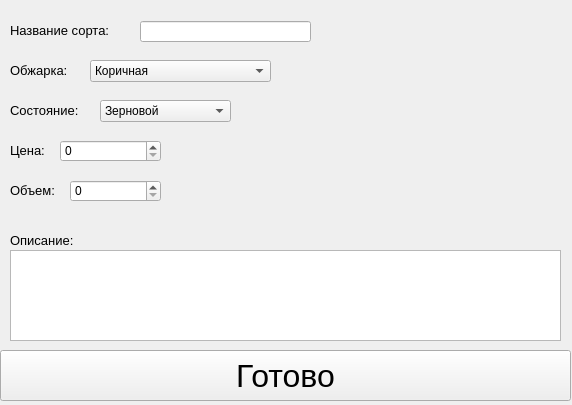
<?xml version="1.0" encoding="UTF-8"?>
<ui version="4.0">
 <class>Form</class>
 <widget class="QWidget" name="Form">
  <property name="geometry">
   <rect>
    <x>0</x>
    <y>0</y>
    <width>572</width>
    <height>405</height>
   </rect>
  </property>
  <property name="windowTitle">
   <string>Form</string>
  </property>
  <widget class="QPushButton" name="pushButton">
   <property name="geometry">
    <rect>
     <x>0</x>
     <y>350</y>
     <width>571</width>
     <height>51</height>
    </rect>
   </property>
   <property name="font">
    <font>
     <pointsize>24</pointsize>
    </font>
   </property>
   <property name="text">
    <string>Готово</string>
   </property>
  </widget>
  <widget class="QPlainTextEdit" name="idesc">
   <property name="geometry">
    <rect>
     <x>10</x>
     <y>250</y>
     <width>551</width>
     <height>91</height>
    </rect>
   </property>
  </widget>
  <widget class="QLabel" name="label">
   <property name="geometry">
    <rect>
     <x>10</x>
     <y>230</y>
     <width>91</width>
     <height>21</height>
    </rect>
   </property>
   <property name="font">
    <font>
     <pointsize>10</pointsize>
    </font>
   </property>
   <property name="text">
    <string>Описание:</string>
   </property>
  </widget>
  <widget class="QLabel" name="label_2">
   <property name="geometry">
    <rect>
     <x>10</x>
     <y>20</y>
     <width>131</width>
     <height>21</height>
    </rect>
   </property>
   <property name="font">
    <font>
     <pointsize>10</pointsize>
    </font>
   </property>
   <property name="text">
    <string>Название сорта:</string>
   </property>
  </widget>
  <widget class="QLabel" name="label_3">
   <property name="geometry">
    <rect>
     <x>10</x>
     <y>60</y>
     <width>81</width>
     <height>21</height>
    </rect>
   </property>
   <property name="font">
    <font>
     <pointsize>10</pointsize>
    </font>
   </property>
   <property name="text">
    <string>Обжарка:</string>
   </property>
  </widget>
  <widget class="QComboBox" name="iroast">
   <property name="geometry">
    <rect>
     <x>90</x>
     <y>60</y>
     <width>181</width>
     <height>22</height>
    </rect>
   </property>
   <item>
    <property name="text">
     <string>Коричная</string>
    </property>
   </item>
   <item>
    <property name="text">
     <string>Новоанглийская</string>
    </property>
   </item>
   <item>
    <property name="text">
     <string>Американская </string>
    </property>
   </item>
   <item>
    <property name="text">
     <string>Городская</string>
    </property>
   </item>
   <item>
    <property name="text">
     <string>Полная городская</string>
    </property>
   </item>
   <item>
    <property name="text">
     <string>Венская </string>
    </property>
   </item>
   <item>
    <property name="text">
     <string>Французская </string>
    </property>
   </item>
   <item>
    <property name="text">
     <string>Испанская </string>
    </property>
   </item>
  </widget>
  <widget class="QLabel" name="label_4">
   <property name="geometry">
    <rect>
     <x>10</x>
     <y>100</y>
     <width>91</width>
     <height>21</height>
    </rect>
   </property>
   <property name="font">
    <font>
     <pointsize>10</pointsize>
    </font>
   </property>
   <property name="text">
    <string>Состояние:</string>
   </property>
  </widget>
  <widget class="QComboBox" name="icond">
   <property name="geometry">
    <rect>
     <x>100</x>
     <y>100</y>
     <width>131</width>
     <height>22</height>
    </rect>
   </property>
   <item>
    <property name="text">
     <string>Зерновой</string>
    </property>
   </item>
   <item>
    <property name="text">
     <string>Молотый</string>
    </property>
   </item>
  </widget>
  <widget class="QLabel" name="label_5">
   <property name="geometry">
    <rect>
     <x>10</x>
     <y>140</y>
     <width>51</width>
     <height>21</height>
    </rect>
   </property>
   <property name="font">
    <font>
     <pointsize>10</pointsize>
    </font>
   </property>
   <property name="text">
    <string>Цена:</string>
   </property>
  </widget>
  <widget class="QSpinBox" name="iprice">
   <property name="geometry">
    <rect>
     <x>60</x>
     <y>140</y>
     <width>101</width>
     <height>22</height>
    </rect>
   </property>
   <property name="maximum">
    <number>1000</number>
   </property>
  </widget>
  <widget class="QLineEdit" name="isort">
   <property name="geometry">
    <rect>
     <x>140</x>
     <y>21</y>
     <width>171</width>
     <height>21</height>
    </rect>
   </property>
  </widget>
  <widget class="QLabel" name="label_6">
   <property name="geometry">
    <rect>
     <x>10</x>
     <y>180</y>
     <width>61</width>
     <height>21</height>
    </rect>
   </property>
   <property name="font">
    <font>
     <pointsize>10</pointsize>
    </font>
   </property>
   <property name="text">
    <string>Объем:</string>
   </property>
  </widget>
  <widget class="QSpinBox" name="ivol">
   <property name="geometry">
    <rect>
     <x>70</x>
     <y>180</y>
     <width>91</width>
     <height>22</height>
    </rect>
   </property>
   <property name="maximum">
    <number>1000</number>
   </property>
  </widget>
 </widget>
 <resources/>
 <connections/>
</ui>
